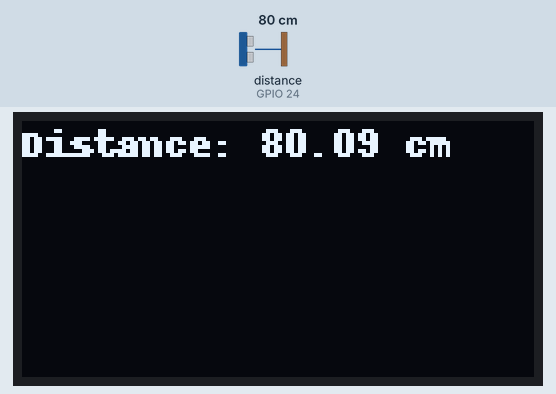
A program run on a simulated Raspberry Pi (BCM pin numbers). Shown: 128×64 one-colour display. Inputs (shaded band) come from the test bench; at power-on: distance to the obstacle (sensor on GPIO 24) 80 cm. The echo pulse lasts 58.3 µs per cm; the clock reads 2024-03-15 10:24:30 at power-on unless the program sets it; what the program prints to the terminal is not drawn.

Above: at 2.7 s.
2.8 s: distance to the obstacle (sensor on GPIO 24) set to 2 cm
At 5.7 s:
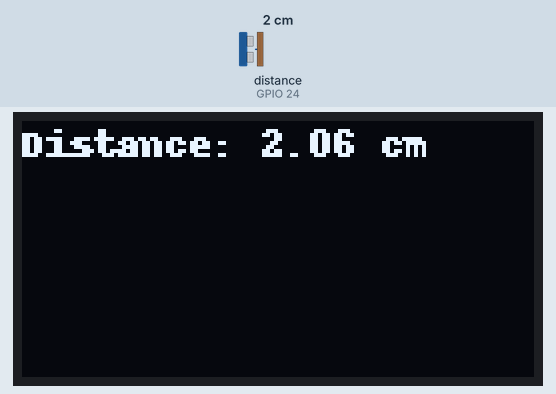
7.1 s: distance to the obstacle (sensor on GPIO 24) set to 4 cm
At 8.9 s:
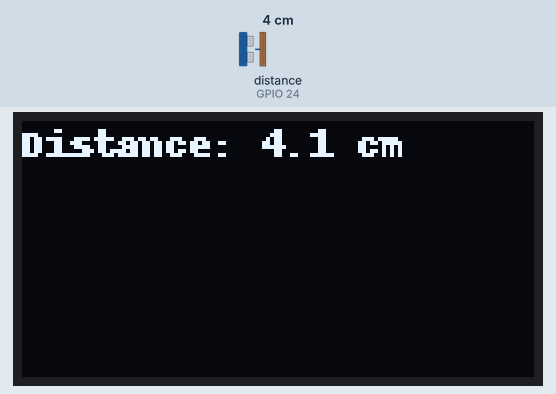
11.4 s: distance to the obstacle (sensor on GPIO 24) set to 9 cm
At 15.3 s:
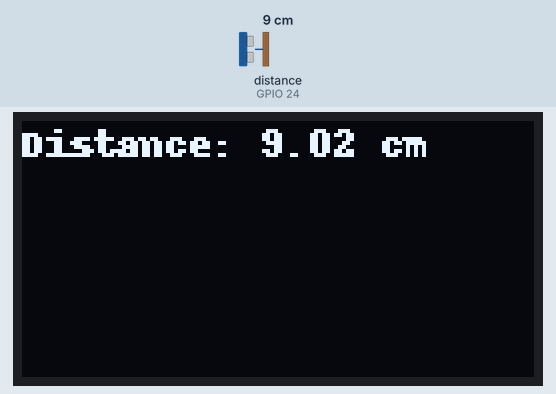
Timing chart, 0 to 16.8 s (numbered marks = the images above; inputs shaded):
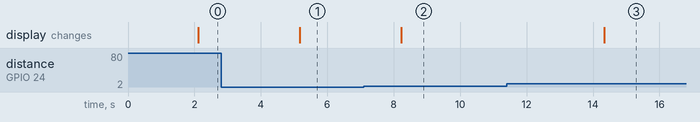

Measured:
- after the input at 2.8 s, the display: changes after 2.4 s (image 1)
- after the input at 7.1 s, the display: changes after 1.1 s (image 2)
- after the input at 11.4 s, the display: changes after 2.9 s (image 3)

The program:

distancemeasure.py
```python
import time
import board
import busio
import adafruit_ssd1306
import RPi.GPIO as GPIO
from PIL import Image, ImageDraw, ImageFont


TRIG = 23
ECHO = 24
GPIO.setmode(GPIO.BCM)
GPIO.setup(TRIG, GPIO.OUT)
GPIO.setup(ECHO, GPIO.IN)
i2c = busio.I2C(board.SCL, board.SDA)
oled_width = 128
oled_height = 64
oled = adafruit_ssd1306.SSD1306_I2C(oled_width, oled_height, i2c)
oled.fill(0)
oled.show()
font = ImageFont.load_default()

def measure_distance():
    GPIO.output(TRIG, False)
    time.sleep(2)
    GPIO.output(TRIG, True)
    time.sleep(0.00001)
    GPIO.output(TRIG, False)
    while GPIO.input(ECHO) == 0:
        pulse_start = time.time()
    while GPIO.input(ECHO) == 1:
        pulse_end = time.time()
    pulse_duration = pulse_end - pulse_start
    distance = pulse_duration * 17150
    distance = round(distance, 2)
    return distance

try:
    while True:
        distance = measure_distance()
        print(f"Distance: {distance} cm")
        oled.fill(0)
        image = Image.new("1", (oled_width, oled_height))
        draw = ImageDraw.Draw(image)
        draw.text((0, 0), f"Distance: {distance} cm", font=font, fill=255)
        oled.image(image)
        oled.show()
        time.sleep(1)

except KeyboardInterrupt:
    GPIO.cleanup()
```
